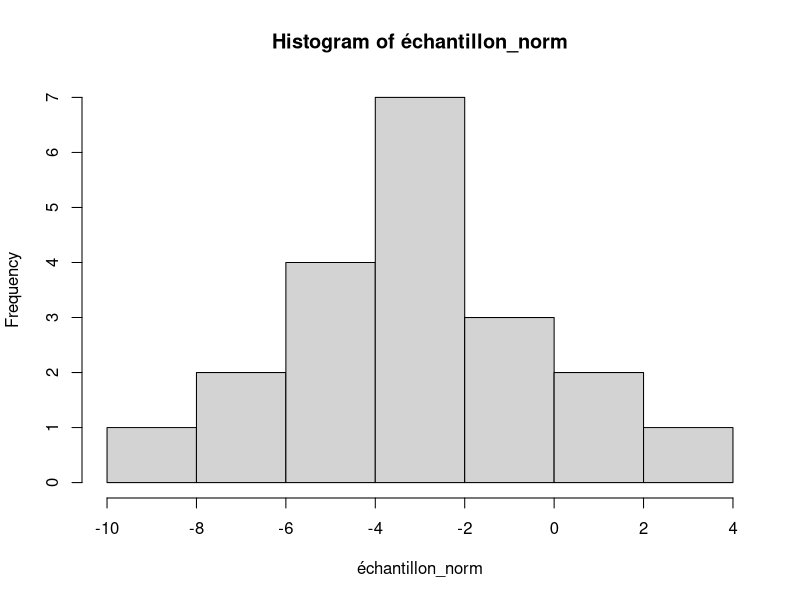
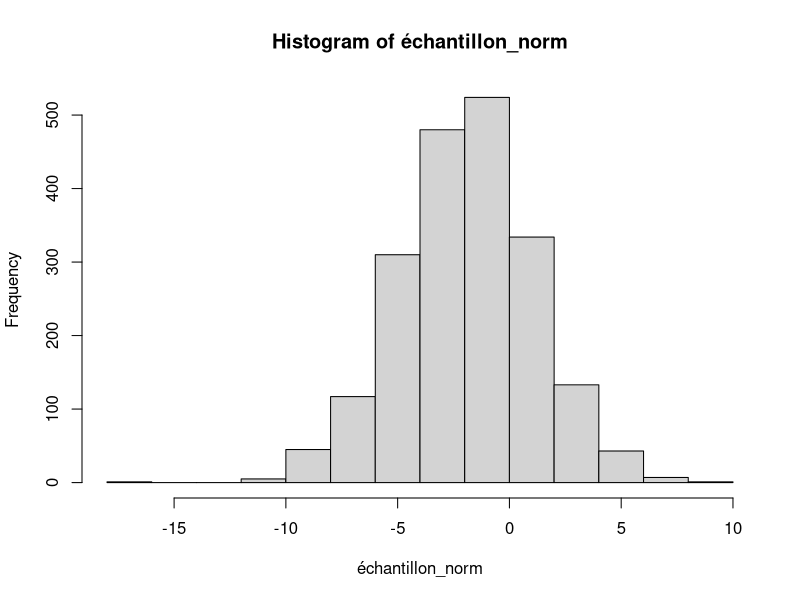
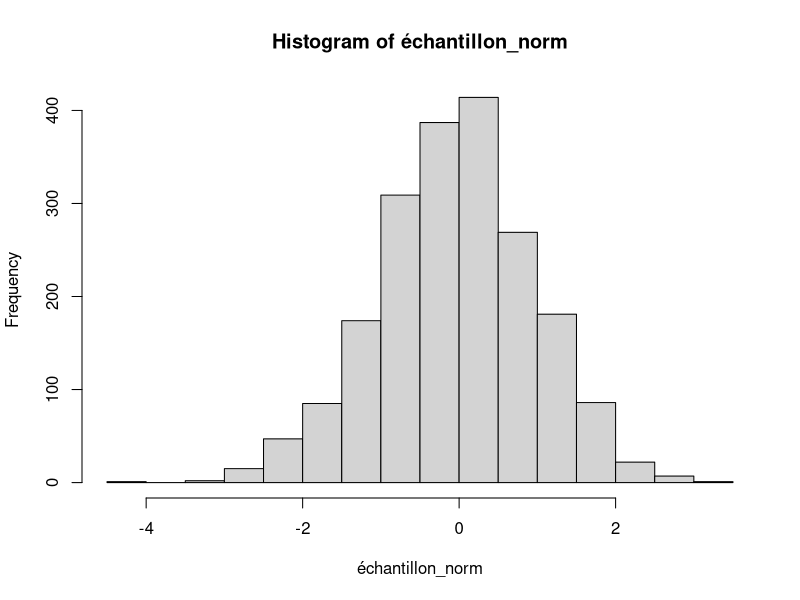
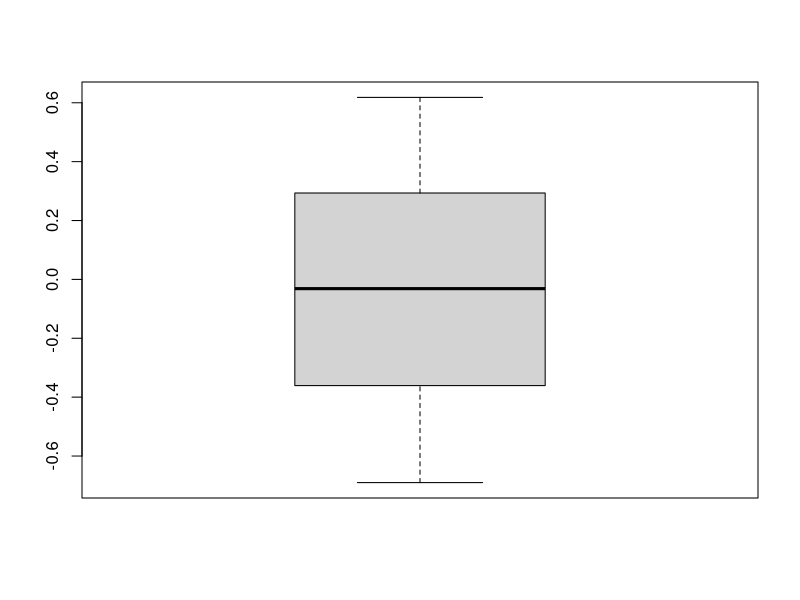
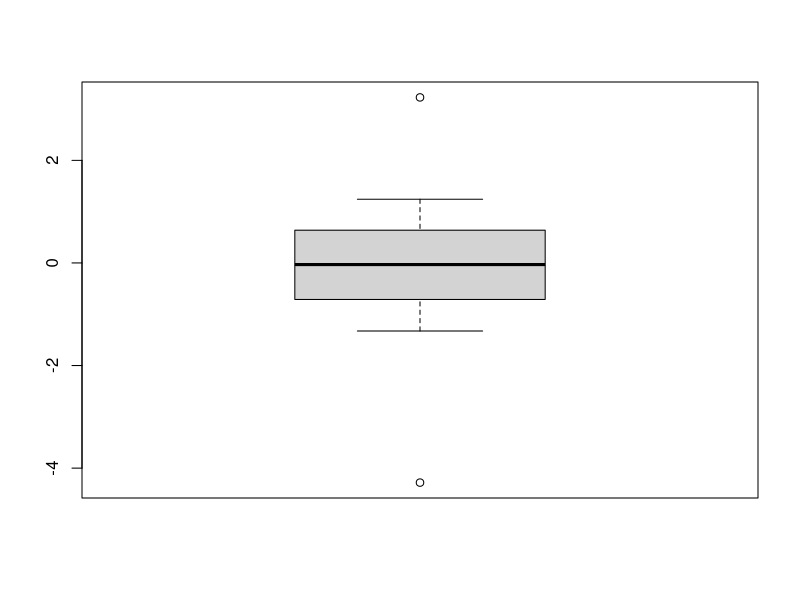
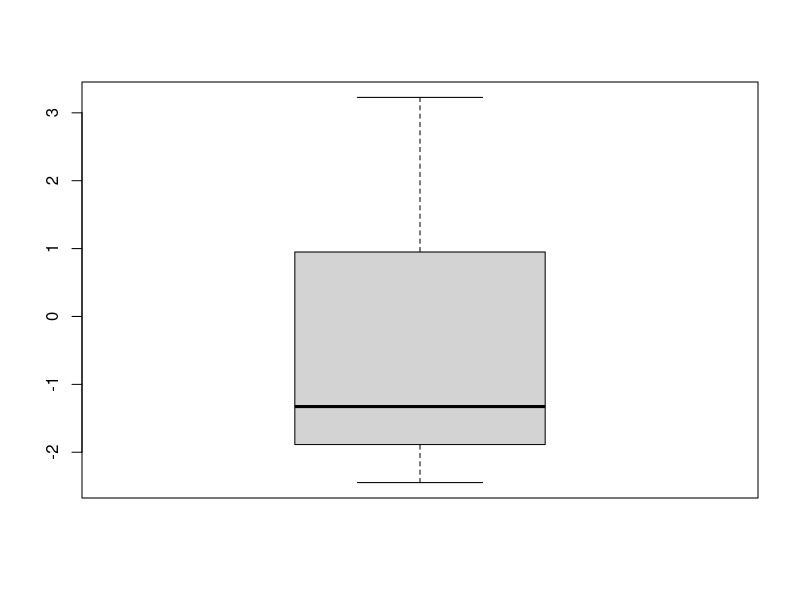

Generate these figures, in order, with R:
# Objets
a = 10
b= 5

resultat = a*b
print(resultat)

A= 7.5
B= 10.1

resultat1 = A+B
print(resultat1)

# supprimer les objets avec rm()
rm(list=ls())

# création d'un vecteur
vecteur = c(1,2,3,4,5)
vecteur[3]
class(vecteur)

v1 = seq(1,5,by=1)
v2 = v1 + 3
v3 = seq(1,6,by=1)
v4 = v3**2
v5 = v4/2

jour_sem = c("lundi","mardi","mercredi","jeudi",
             "vendredi","samedi","dimanche")
jour_sem[c(2,7)]

boole= c(TRUE,FALSE)
class(boole)

décimal = c(1.2,0.5,7.6)
class(décimal)

mois = c("Janvier","Février","Mars","Avril","Mai","Juin",
         "Juillet","Août","Septembre","Octobre",
         "Novembre","Décembre")
class(mois)
mois[c(1:3)]

négatif = c(-1,-2,-3)
class(négatif)

fruits = c("pomme","ananas","orange")
class(fruits)
fruits[-c(1,2)]

nombre = c(1,16,NA, 33)
class(nombre)

# séquence de nombre

nombre = seq(1,10,by = 1)
length(nombre)

nombre_pair = seq(2,20,by = 2)
length(nombre_pair)

nbre_négatif = seq(0,-5)
length(nbre_négatif)

nbre_en5 = seq(5,50,by = 5)
length(nbre_en5)

nbre = seq(10,1)
length(nbre)

nbre = seq(0,1,by= 0.1)
length(nbre)

nbre_seq = seq(5,-5,by = -1)
length(nbre_seq)

nbre_impair = seq(1,10,by = 2)
length(nbre_impair)

# Répétition des valeurs
valeur = rep(3,times = 3)

nbre_rep = rep(c("A","B","C"),times=3)
print(nbre_rep)

nbre_rep = rep(seq(1,3),times=3)

boole_rep = rep(c(TRUE,FALSE),times= 4)

rm(list=ls())

# les fonctions statistiques 
# loi uniforme, normale

loi_unif = runif(5,min =0, max= 1)
loi_un = runif (10,min=-5,max= 5)

echantillon = runif(100,min=10,max=20)

nbre_aléatoire = runif(15,min= 50,max= 100)

échantillon_norm= rnorm(20,mean = -2,sd =3)
mean(échantillon_norm)
sd(échantillon_norm)
hist(échantillon_norm)

échantillon_norm = rnorm(2000,mean = -2,sd = 3)
mean(échantillon_norm)
sd(échantillon_norm)
hist(échantillon_norm)

échantillon_norm = rnorm(2000,mean= 0,sd=1)
mean(échantillon_norm)
sd(échantillon_norm)
hist(échantillon_norm)

quantiles = quantile(échantillon_norm,probs = c(0.25,0.5,0.75))
boxplot(quantiles)

déciles = quantile(échantillon_norm, probs = seq(0,1,0.1))
boxplot(déciles)

centiles = quantile(échantillon_norm,probs = c(0.1,1,0.01))
boxplot(centiles)

# Fonctions sum et round

echantillon = rnorm(3000,mean=2400,sd=300)
moyenne = mean(echantillon)
ecart_type= sd(echantillon)

echantillon_ar = round(echantillon,2)

masse_salariale = sum(echantillon_ar)
print(paste("Masse salariale :",masse_salariale,"€"))


salaire_median = median(echantillon_ar)

quantile(echantillon, probs = 0.2)

# les fonctions sample,table,prop table, unique, sort

lancer_de_dé = sample(seq(1:6),1)

simulation = sample(seq(1:6),12,replace = TRUE)

unique(simulation)

# Compter le nombre d'apparition de chaque face 
#avec la fonction table()

table(simulation)

prop.table(table(simulation))

simulation <- sample(x = c(1,2,3,4,5,6), size = 100000, replace = TRUE)
frequence <- prop.table( table(simulation) )
sort(frequence, decreasing = TRUE)
